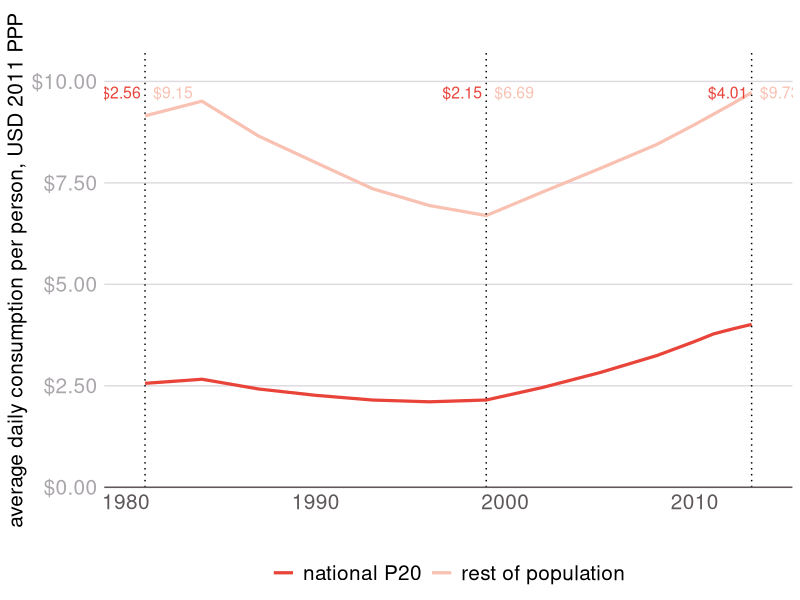
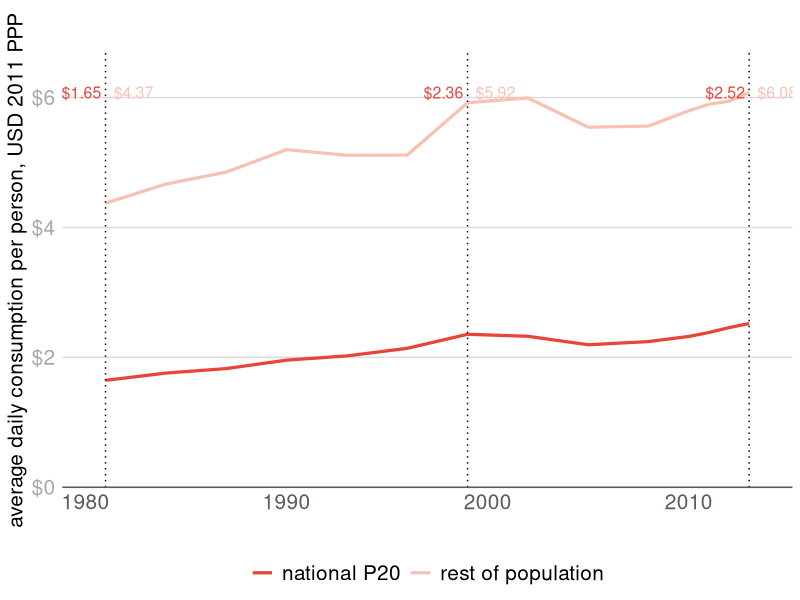
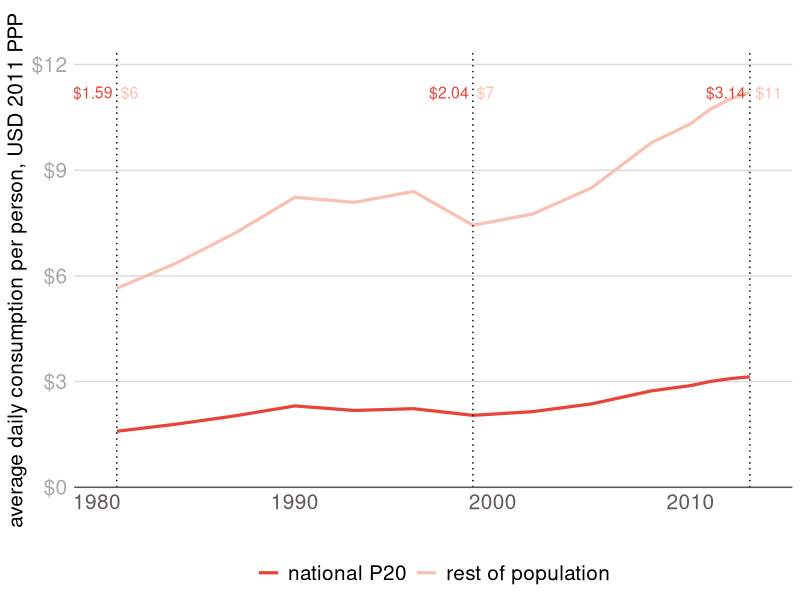
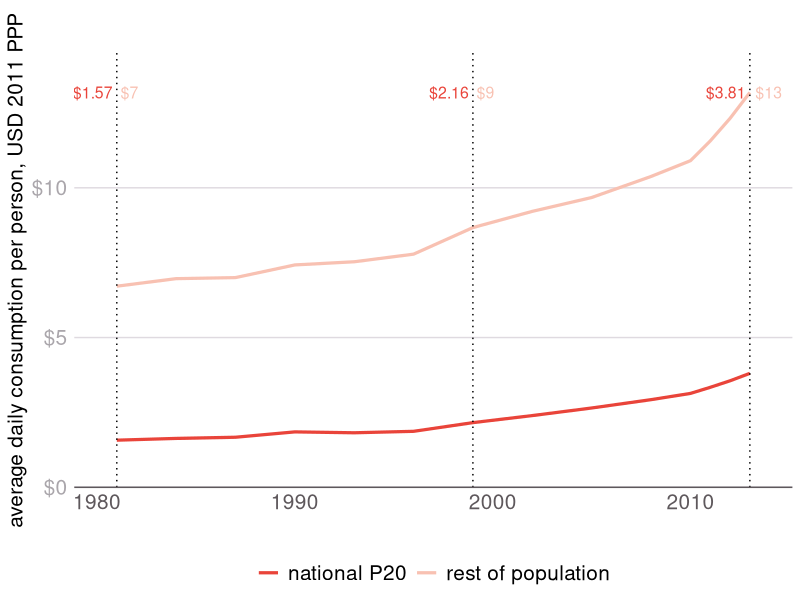
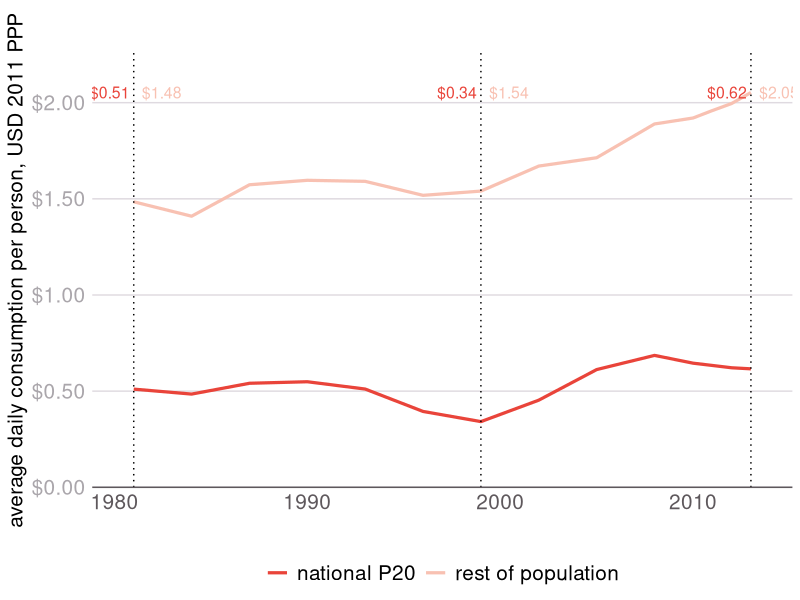
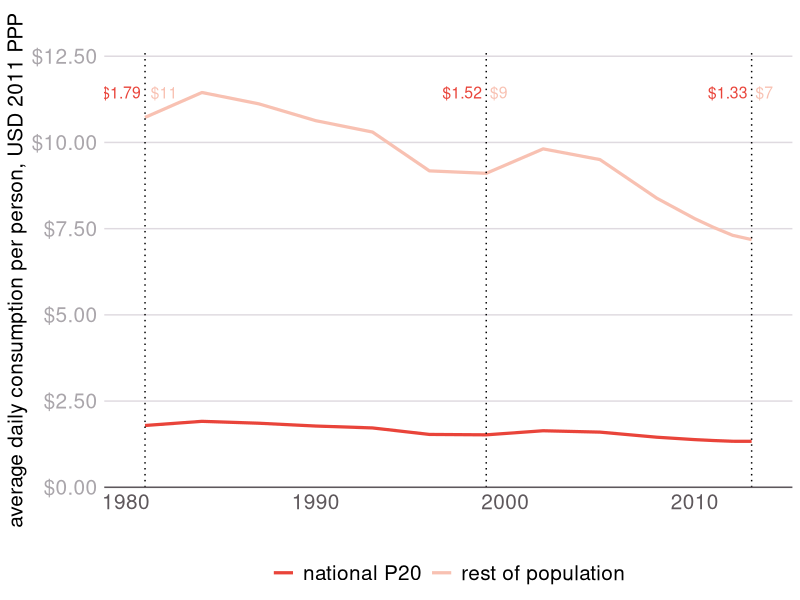
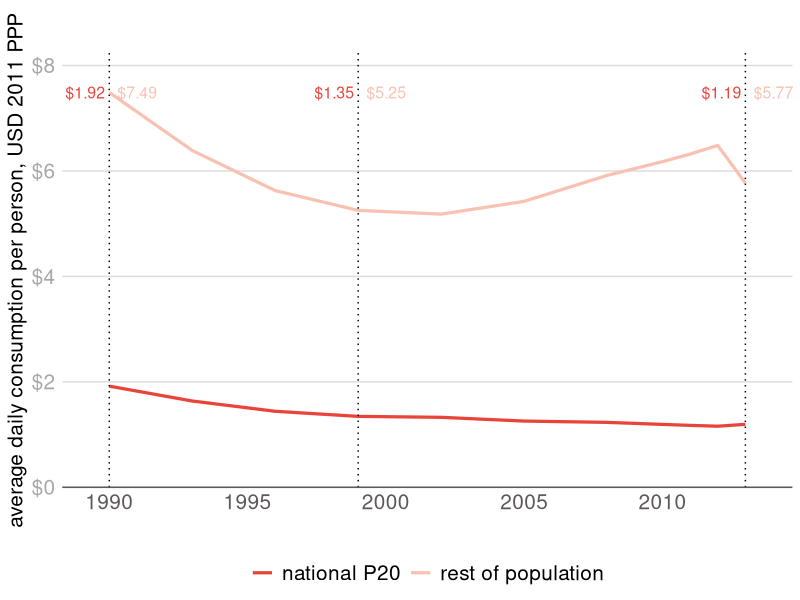
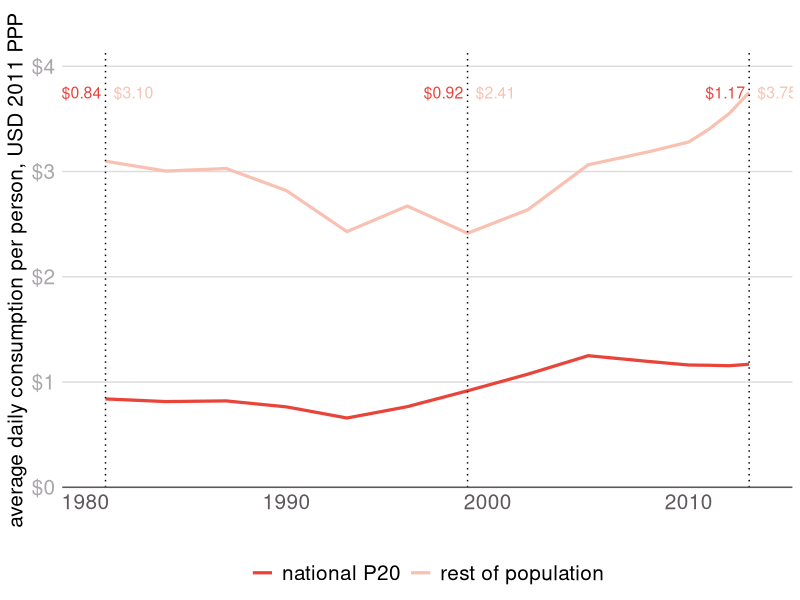

These figures' R source, in order: (Note: this script raises an error after producing the figures.)
list.of.packages <- c("data.table","varhandle","reshape2","ggplot2","scales")
new.packages <- list.of.packages[!(list.of.packages %in% installed.packages()[,"Package"])]
if(length(new.packages)) install.packages(new.packages)
lapply(list.of.packages, require, character.only=T)

setwd("~/git/p20-profiles-2018")

getmode <- function(v) {
  uniqv <- unique(v)
  uniqv[which.max(tabulate(match(v, uniqv)))]
}

light.grey = "#DFDAE0"
mid.grey = "#AAA6AB"
dark.grey = "#5E585C"
red = "#E9443A"
pink = "#F8C1B2"
font.size = 15
line.size = 1.1
dpi = 300
two_tone = scale_color_manual(values=c(red,pink))

simple_style = theme_bw() +
  theme(
    panel.border = element_blank()
    ,panel.grid.major.x = element_blank()
    ,panel.grid.major.y = element_line(color=light.grey )
    ,panel.background = element_blank()
    ,plot.background = element_blank()
    ,panel.grid.minor = element_blank()
    ,axis.line.x = element_line(colour = dark.grey)
    ,axis.line.y = element_blank()
    ,axis.text.x = element_text(colour=dark.grey, size=font.size)
    ,axis.text.y = element_text(colour=mid.grey, size=font.size)
    ,axis.title = element_text(size=font.size)
    ,axis.ticks = element_blank()
    ,legend.text = element_text(size=font.size))


countries <- read.csv("data/countries.csv",na.strings="")
countries$original.order = c(1:nrow(countries))

# for(theslug in countries$slug){
#   country = subset(countries,slug==theslug)[1,]
#   lowincome = country$lowincome
#   if(lowincome){
#     for(i in c(1:6)){
#       chart_name = paste0("charts/",theslug,"_c",i,".png")
#       file.copy("final_template/no_data_text.png",chart_name,overwrite=T)
#     }
#   }else{
#     for(i in c(1:3)){
#       chart_name = paste0("charts/",theslug,"_c",i,".png")
#       file.copy("final_template/no_data_text.png",chart_name,overwrite=T)
#     }
#   }
# }

c1_data = read.csv("data/IncomeGapGraph.csv")
if(!"longname" %in% names(c1_data)){setnames(c1_data,"Country","longname")}
if(is.factor(c1_data$longname)){c1_data$longname=unfactor(c1_data$longname)}
c1_data$longname[which(c1_data$longname=="Cabo Verde")] = "Cape Verde"
c1_data$longname[which(c1_data$longname=="Congo")] = "Republic of Congo"
c1_data$longname[which(c1_data$longname=="Cote d'Ivoire")] = "Côte d’Ivoire"
c1_data$longname[which(c1_data$longname=="Lao People's Democratic Republic")] = "Lao People’s Democratic Republic"
missing_from_c1 = setdiff(countries$longname,c1_data$longname)
c1_missing_from_countries = setdiff(c1_data$longname,countries$longname)

for(theslug in countries$slug){
  country = subset(countries,slug==theslug)[1,]
  lowincome = country$lowincome
  thelongname = country$longname
  message(thelongname)
  c1_chart_name = paste0("charts/",theslug,"_c1.png")
  c1_data_sub = subset(c1_data,longname==thelongname)
  if(nrow(c1_data_sub)>0){
    if(getmode(c1_data_sub$income.consumption)=="Income"){
      y_axis_lab = "average daily income per person, USD 2011 PPP"
    } else{
      y_axis_lab = "average daily consumption per person, USD 2011 PPP"
    }
    keep = c("Year","longname","national.P20.average","rest.of.population.average")
    c1_data_sub = c1_data_sub[keep]
    names(c1_data_sub) = c("Year","longname","national P20","rest of population")
    c1_data_melt = melt(c1_data_sub,id.vars=c("Year","longname"))
    c1_max = max(c1_data_melt$value)
    c1_year_min = min(c1_data_melt$Year,na.rm=T)
    c1_year_max = max(c1_data_melt$Year,na.rm=T)
    c1 = ggplot(c1_data_melt,aes(x=Year,y=value,group=variable,color=variable)) +
      geom_line(size=line.size) +
      two_tone +
      scale_y_continuous(expand=c(0,0), limits=c(0,c1_max*1.1),label=dollar) +
      expand_limits(x=c(c1_year_min-0.5,c1_year_max+0.5)) +
      geom_vline(xintercept=c(c1_year_min,1999,c1_year_max),linetype="dotted") +
      geom_text(
        data=subset(c1_data_melt,Year %in% c(c1_year_min,1999,c1_year_max) & variable=="national P20")
        ,aes(label=dollar_format(largest_with_cents=10)(value),y=c1_max)
        ,size=4
        ,hjust=1.1
        ,show.legend=F
        ) +
      geom_text(
        data=subset(c1_data_melt,Year %in% c(c1_year_min,1999,c1_year_max) & variable=="rest of population")
        ,aes(label=dollar_format(largest_with_cents=10)(value),y=c1_max)
        ,size=4
        ,hjust=-0.2
        ,show.legend=F
      ) +
      labs(y = y_axis_lab, x="",title="\n") +
      simple_style +
      theme(
        legend.position="bottom",
        legend.title=element_blank(),
        axis.line.x = element_line(colour = dark.grey),
        )
    ggsave(c1_chart_name,c1,units="in",dpi=dpi,width=(1000/dpi),height=(770/dpi),scale=3)
  }
}
